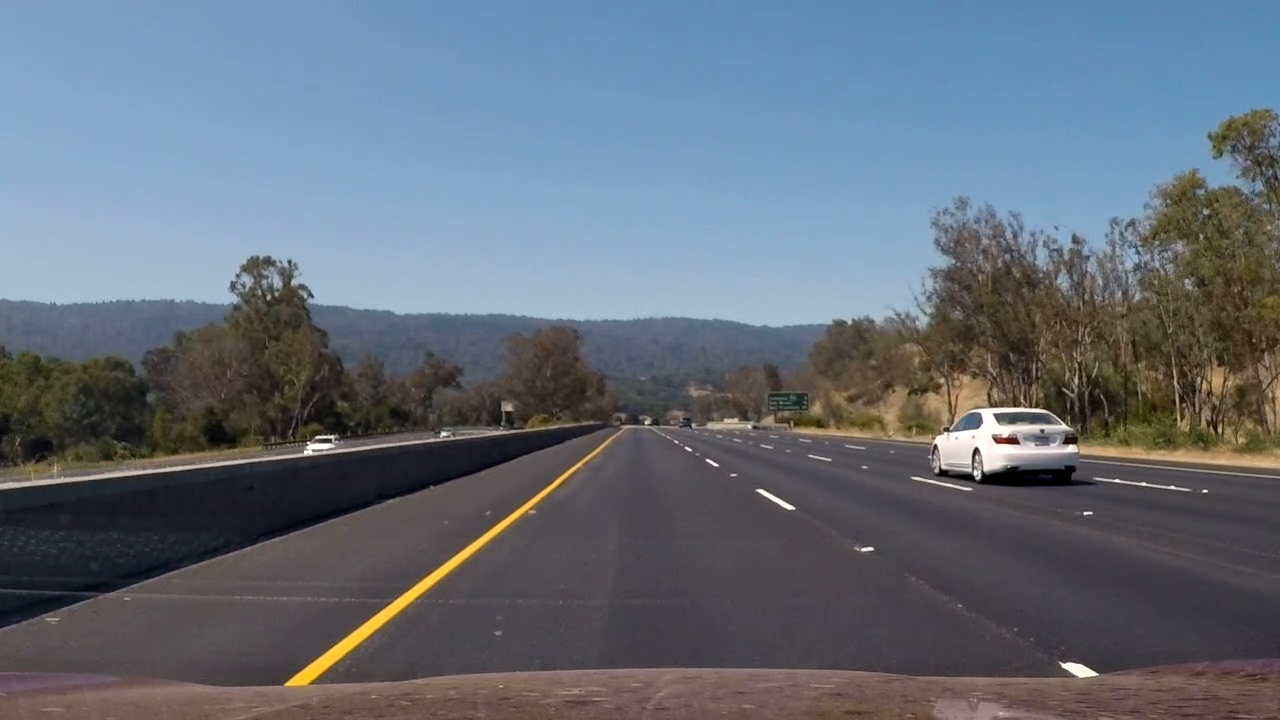
#> input picture test_images/distort_straight_lines.jpg, 1280 x 720 px; its folder holds only this picture in this run
$ python -i utils.py   (imports and definitions only)   (older library calls are emulated)
#> lines starting #> are read from the running program, lines starting #| are printed output that depends on the picture; after the words box and inside, x2 and y2 are one past the last pixel; in counts of white or black regions, pixels touching at a corner belong together
import numpy as np
import cv2
import glob
import matplotlib.pyplot as plt
import matplotlib.image as mpimg

# [65 lines left out: functions show_compare, getDistort, getPerspectiveTransform, not called in this run]

# Define a function that applies Sobel x or y,
# then takes an absolute value and applies a threshold.
def abs_sobel_thresh(img, orient='x', sobel_kernel=3, thresh=(0, 255)):
    if orient == 'x':
        abs_sobel = np.absolute(cv2.Sobel(img, cv2.CV_64F, 1, 0,ksize=sobel_kernel))
    if orient == 'y':
        abs_sobel = np.absolute(cv2.Sobel(img, cv2.CV_64F, 0, 1,ksize=sobel_kernel))
    # Rescale back to 8 bit integer
    scaled_sobel = np.uint8(255*abs_sobel/np.max(abs_sobel))
    # Create a copy and apply the threshold
    binary_output = np.zeros_like(scaled_sobel)
    # Here I'm using inclusive (>=, <=) thresholds, but exclusive is ok too
    binary_output[(scaled_sobel >= thresh[0]) & (scaled_sobel <= thresh[1])] = 1

    # Return the result
    return binary_output

# Define a function to return the magnitude of the gradient
# for a given sobel kernel size and threshold values
# [15 lines left out: function mag_threshold, not called in this run]


# Define a function that applies Sobel x and y,
# then computes the direction of the gradient
# and applies a threshold.
def dir_threshold(img, sobel_kernel=3, thresh=(0, np.pi/2)):
    sobelx = cv2.Sobel(img, cv2.CV_64F, 1, 0, ksize=sobel_kernel)
    sobely = cv2.Sobel(img, cv2.CV_64F, 0, 1, ksize=sobel_kernel)
    # Take the absolute value of the gradient direction,
    # apply a threshold, and create a binary image result
    absgraddir = np.arctan2(np.absolute(sobely), np.absolute(sobelx))
    binary_output =  np.zeros_like(absgraddir)
    binary_output[(absgraddir >= thresh[0]) & (absgraddir <= thresh[1])] = 1

    # Return the binary image
    return binary_output

def threshod(img,color_thresh=150,sx_thresh=(20, 100),dir_thresh=(np.pi/6, np.pi/2),l_thresh=(120, 255),s_thresh=(100, 255),visual=False):
    # Threshold gray
#> called with color_thresh = 150, sx_thresh = (20, 100), dir_thresh = (0.524, 1.57), l_thresh = (120, 255), s_thresh = (100, 255), visual = False
    gray = cv2.cvtColor(img,cv2.COLOR_RGB2GRAY)
    height, width = gray.shape
    ksize = 3
    gradx = abs_sobel_thresh(gray, 'x', sobel_kernel=ksize, thresh=sx_thresh)
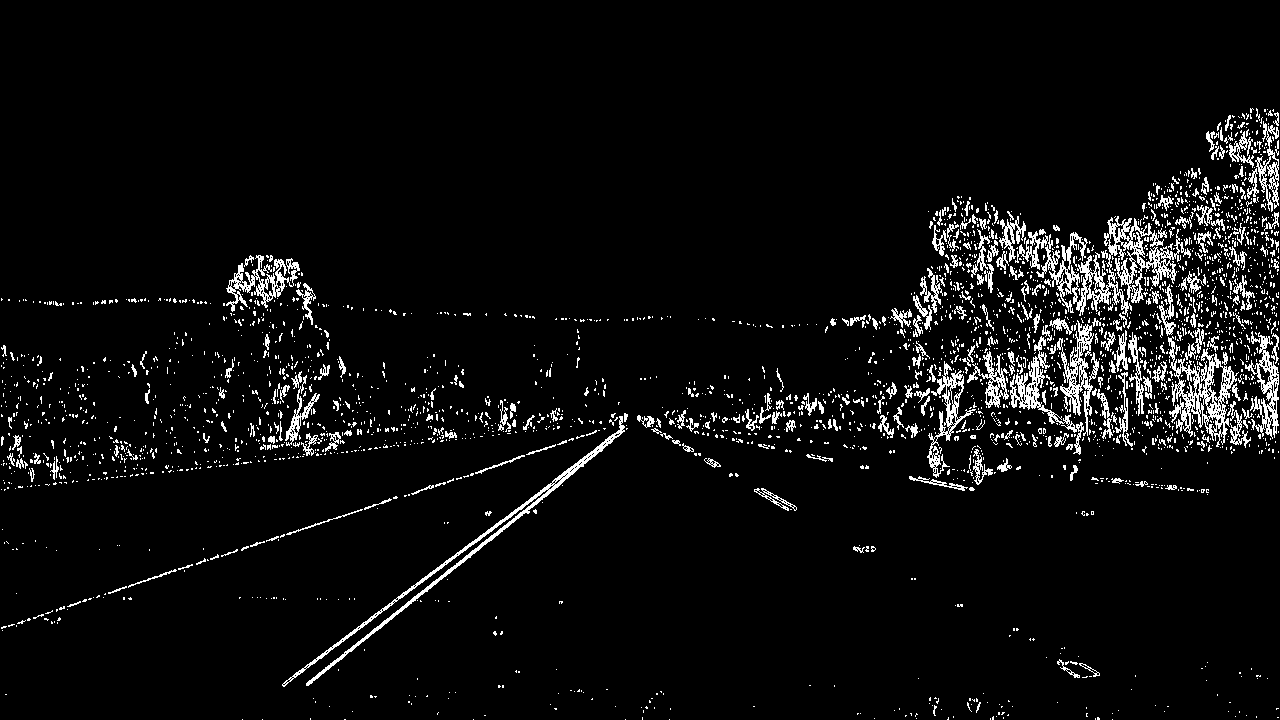
#> gradx: shape (720, 1280); values 0 (black) and 1 (white), 5.2% white in thin lines or dots, all inside (x1, y1, x2, y2) = (1, 108, 1279, 720)
    dir_binary = dir_threshold(gray, sobel_kernel=ksize, thresh=dir_thresh)
#> dir_binary: shape (720, 1280) float64; values 0 (black) and 1 (white), 56.1% white; 13895 black regions (12749 under 20 px), largest, box (x1, y1, x2, y2) and area: (0, 0, 1280, 445) 226929, (488, 457, 973, 668) 27888, (1065, 576, 1264, 657) 4315

    gray_inds = ((gradx == 1) & (dir_binary == 1))
#> gray_inds: shape (720, 1280) bool; 2.2% white in thin lines or dots, all inside (x1, y1, x2, y2) = (1, 108, 1279, 719)
    gray_binary = np.zeros_like(dir_binary)
    gray_binary[gray_inds] = 1

    # R & G thresholds so that yellow lanes are detected well.
    R = img[:,:,0]
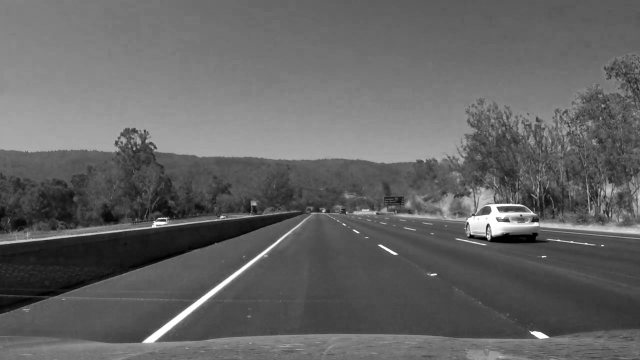
#> R: shape (720, 1280) (shown at 1/2 size); min 0, max 255, mean 100.1
    G = img[:,:,1]
    rgb_inds = (R > color_thresh) & (G > color_thresh)
#> rgb_inds: shape (720, 1280) bool; 8.1% white; 291 white regions (251 under 20 px), largest, box (x1, y1, x2, y2) and area: (0, 189, 928, 328) 59820, (892, 389, 1079, 472) 4982, (284, 435, 615, 686) 3243

    # Convert to HLS color space and separate the V channel
    hls = cv2.cvtColor(img,cv2.COLOR_RGB2HLS)
#> hls: shape (720, 1280, 3); mean of channels 0, 1, 2 90.8, 110.5, 58
    l_channel = hls[:,:,1]
    s_channel = hls[:,:,2]
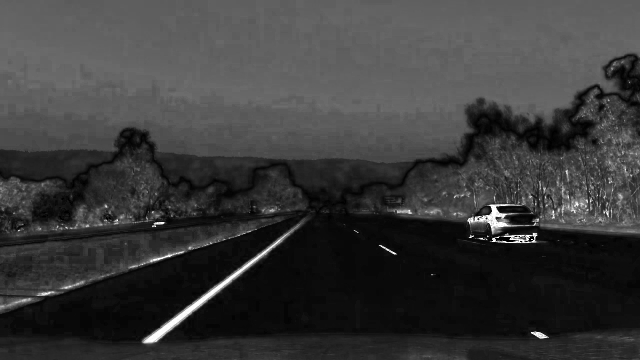
#> s_channel: shape (720, 1280) (shown at 1/2 size); min 0, max 255, mean 58

    # L Channel Threshold x gradient
    l_inds = (l_channel >= l_thresh[0]) & (l_channel <= l_thresh[1])
#> l_inds: shape (720, 1280) bool; 42.8% white; 528 white regions (445 under 20 px), largest, box (x1, y1, x2, y2) and area: (0, 0, 1280, 331) 364555, (786, 375, 1280, 480) 10612, (127, 416, 875, 696) 7395
    l_binary = np.zeros_like(l_channel)
    l_binary[l_inds] = 1

    # Threshold Saturation channel
    s_inds = (s_channel >= s_thresh[0]) & (s_channel <= s_thresh[1])
#> s_inds: shape (720, 1280) bool; 13.1% white; 1023 white regions (815 under 20 px), largest, box (x1, y1, x2, y2) and area: (0, 17, 1006, 234) 62240, (760, 32, 1104, 129) 10369, (1072, 32, 1233, 145) 5510
    s_binary = np.zeros_like(s_channel)
    s_binary[s_inds] = 1

    # Stack each channel to view their individual contributions in green and blue respectively
    # This returns a stack of the two binary images, whose components you can see as different colors
    color_binary = np.dstack((gray_binary,l_binary,s_binary))*255

    # Combine the two binary thresholds
    combined_binary = np.zeros_like(gray)
    combined_binary[(rgb_inds & l_inds) & (s_inds | gray_inds)] = 1

    # apply the region of interest mask
    mask = np.zeros_like(combined_binary)
    region_of_interest_vertices = np.array([[0,height-1], [width/2, int(0.5*height)], [width-1, height-1]], dtype=np.int32)
    cv2.fillPoly(mask, [region_of_interest_vertices], 1)
#> mask: shape (720, 1280); values 0 (black) and 1 (white), 25% white; 1 white region, box (x1, y1, x2, y2) and area: (0, 360, 1280, 720) 230860
    result = cv2.bitwise_and(combined_binary, mask)*255
#> combined_binary: shape (720, 1280); values 0 (black) and 1 (white), 0.87% white; 547 white regions (529 under 20 px), largest, box (x1, y1, x2, y2) and area: (285, 438, 611, 686) 3227, (933, 407, 1062, 472) 2209, (1208, 455, 1280, 466) 368

    if visual == True:
        show_compare(img,color_binary,title1='Undistort Image',title2='Stacked thresholds')
        show_compare(combined_binary,result,title1='Combined thresholds',title2='Masked thresholds')
    return result

# [216 lines left out: functions warper, find_lane_pixels, fit_poly, fit_polynomial, measure_curvature_real, map_lane, not called in this run]

>>> import cv2
>>> picture = cv2.cvtColor(cv2.imread('test_images/distort_straight_lines.jpg'), cv2.COLOR_BGR2RGB)
>>> result = threshod(picture)
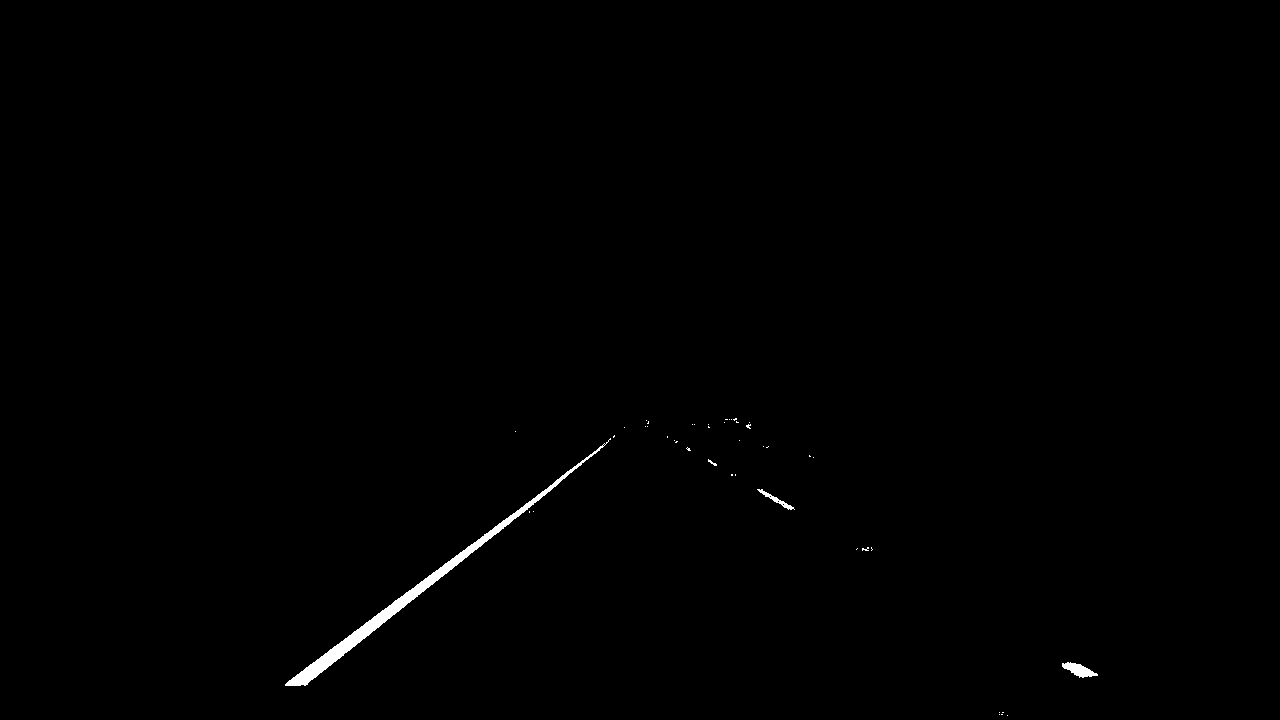
#> result: shape (720, 1280); 0.41% white; 44 white regions (40 under 20 px), largest, box (x1, y1, x2, y2) and area: (285, 438, 611, 686) 3227, (1062, 662, 1098, 678) 297, (757, 489, 795, 510) 155, (708, 459, 717, 466) 23

$ run again, on test_images/straight_lines1.jpg
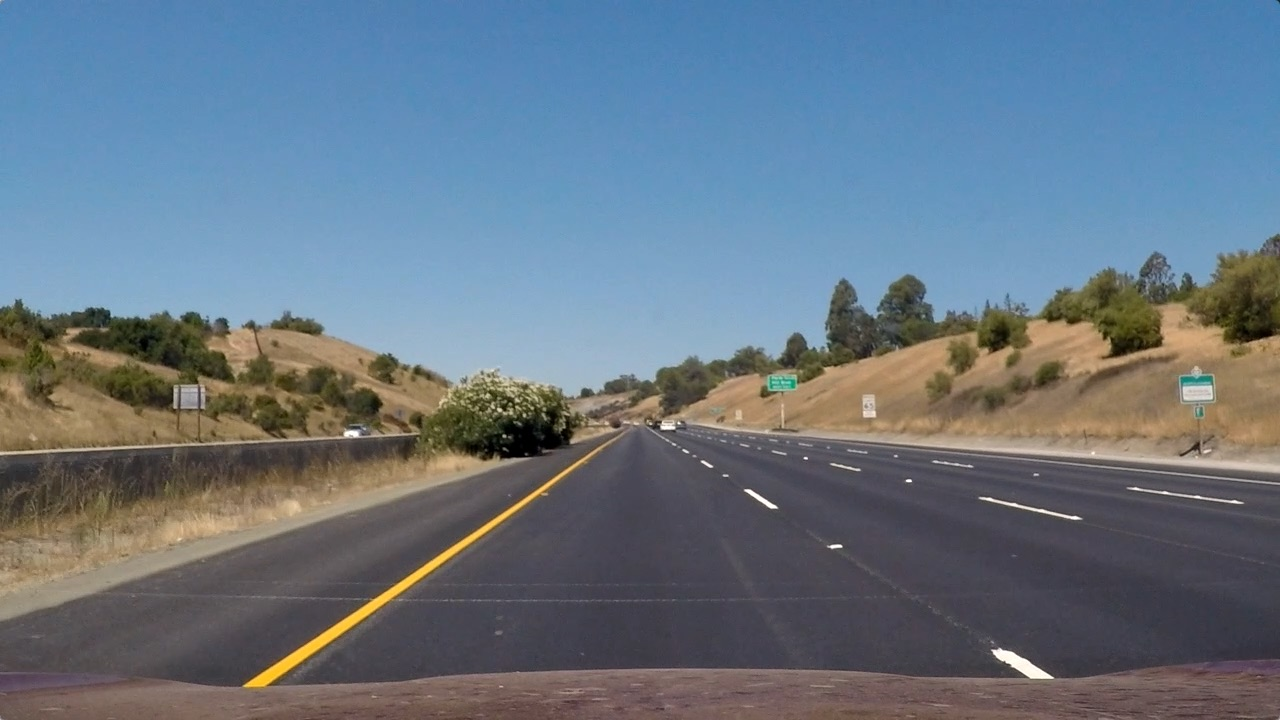
#> input picture test_images/straight_lines1.jpg, 1280 x 720 px
#> in threshod, `gradx = abs_sobel_thresh(gray, 'x', sobel_kernel=ksize, thresh=sx_thre..`:
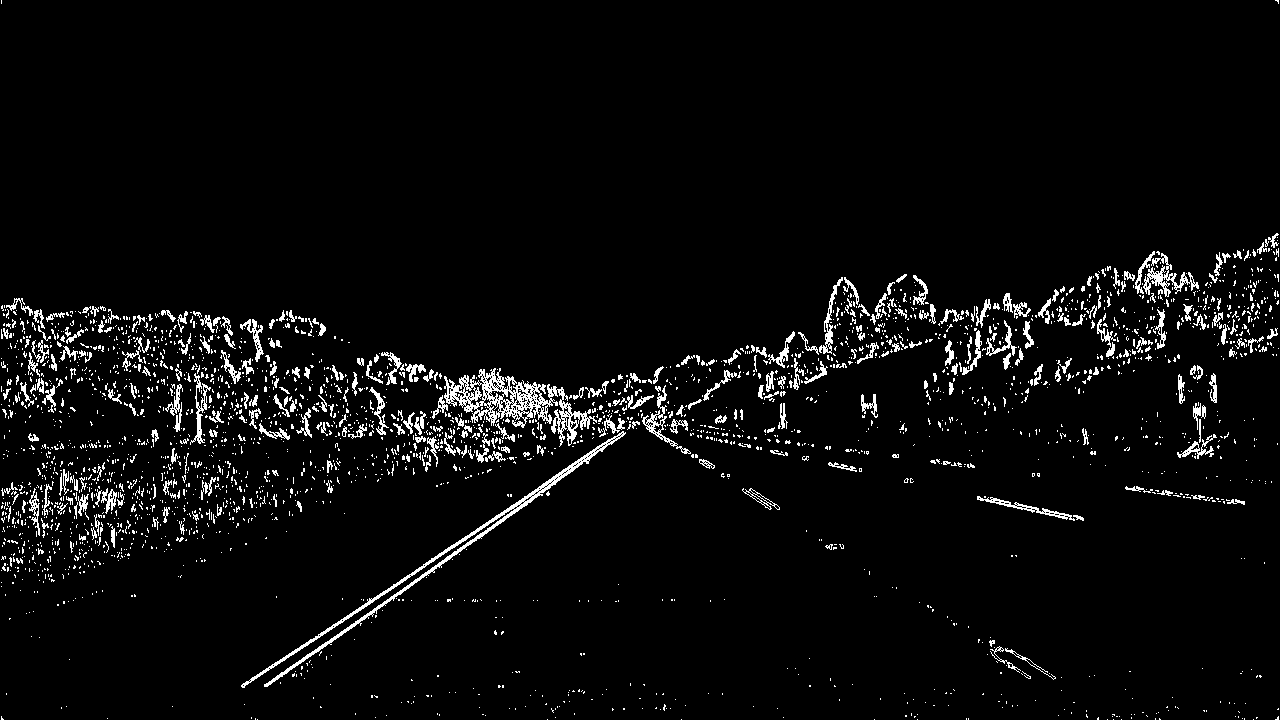
#> gradx: shape (720, 1280); values 0 (black) and 1 (white), 4.2% white in thin lines or dots
#> dir_binary: shape (720, 1280) float64; values 0 (black) and 1 (white), 67.1% white; black in thin lines or dots
#> gray_inds: shape (720, 1280) bool; 2.3% white in thin lines or dots
#> rgb_inds: shape (720, 1280) bool; 4.9% white; 552 white regions (457 under 20 px), largest, box (x1, y1, x2, y2) and area: (322, 322, 735, 405) 14439, (686, 409, 1280, 473) 5913, (96, 456, 524, 587) 5278
#> hls: shape (720, 1280, 3); mean of channels 0, 1, 2 85.5, 117, 67
#> l_inds: shape (720, 1280) bool; 55.5% white; 262 black regions (222 under 20 px), largest, box (x1, y1, x2, y2) and area: (0, 234, 1280, 720) 402301, (1213, 384, 1280, 423) 1348, (366, 353, 411, 387) 927
#> s_inds: shape (720, 1280) bool; 36.8% white; 917 white regions (773 under 20 px), largest, box (x1, y1, x2, y2) and area: (0, 0, 1280, 316) 311978, (244, 452, 594, 689) 4746, (1098, 301, 1163, 359) 2095
#> mask: shape (720, 1280); values 0 (black) and 1 (white), 25% white; 1 white region, box (x1, y1, x2, y2) and area: (0, 360, 1280, 720) 230860
#> combined_binary: shape (720, 1280); values 0 (black) and 1 (white), 0.88% white; 668 white regions (641 under 20 px), largest, box (x1, y1, x2, y2) and area: (244, 447, 601, 687) 3080, (1163, 327, 1219, 350) 883, (993, 648, 1053, 679) 607
#> `result = threshod(picture)`:
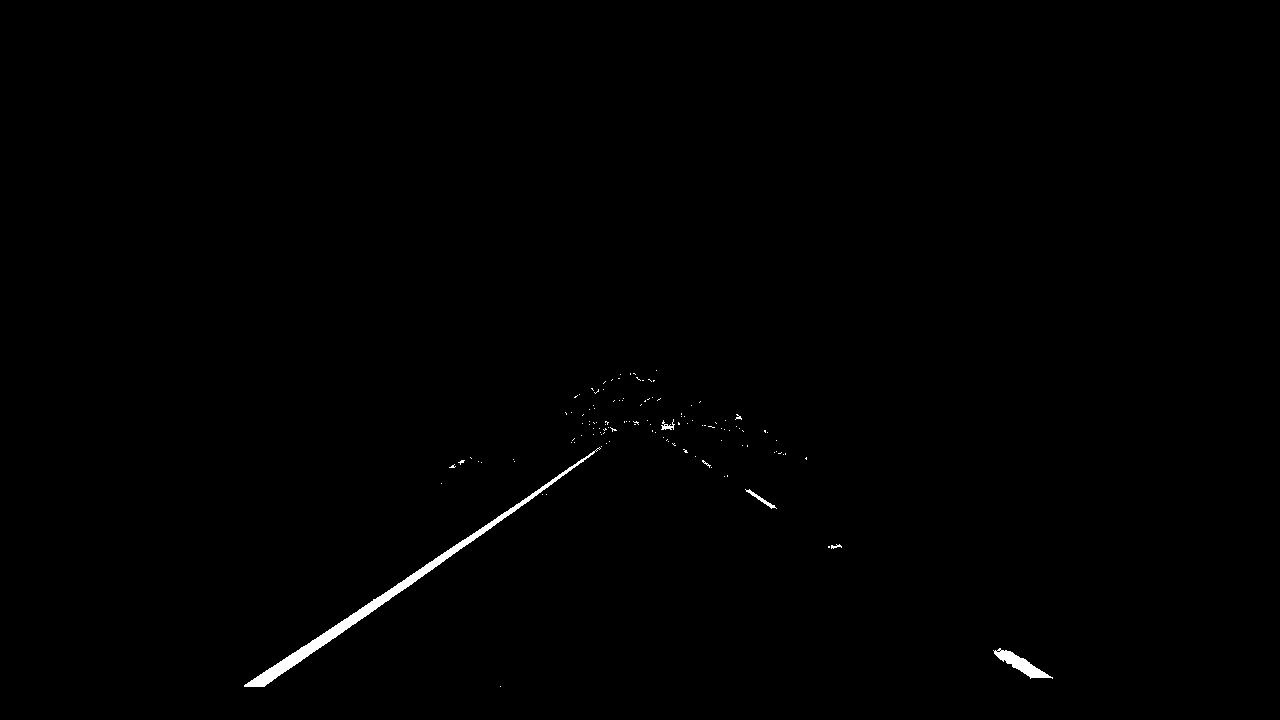
#> result: shape (720, 1280); 0.46% white; 122 white regions (117 under 20 px), largest, box (x1, y1, x2, y2) and area: (244, 447, 601, 687) 3080, (993, 648, 1053, 679) 607, (745, 489, 777, 509) 112, (661, 419, 675, 430) 67, (831, 544, 842, 549) 28
